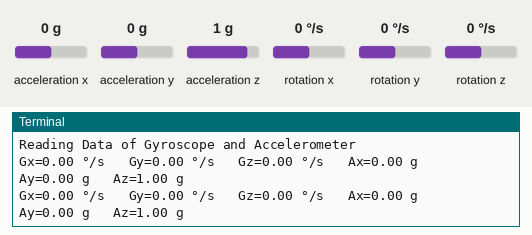
The program below on a simulated Raspberry Pi (BCM pin numbers). Parts: the last lines printed to the terminal. The inputs (shaded band) are chosen by the test bench; at power-on: acceleration x 0 g, acceleration y 0 g, acceleration z 1 g, rotation x 0 °/s, rotation y 0 °/s, rotation z 0 °/s.

Above: at 2.2 s.
2.3 s: acceleration x set to -1.4 g
At 3.3 s:
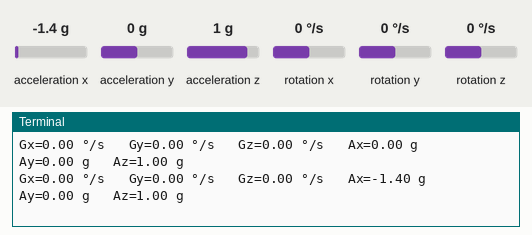
3.8 s: acceleration y set to -1.4 g
At 4.8 s:
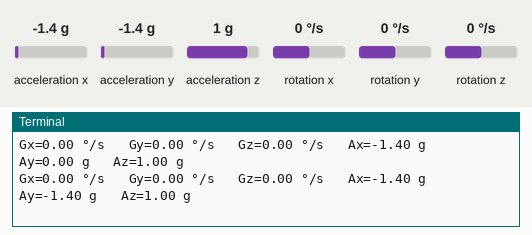
5.3 s: acceleration z set to -1.4 g
At 6.6 s:
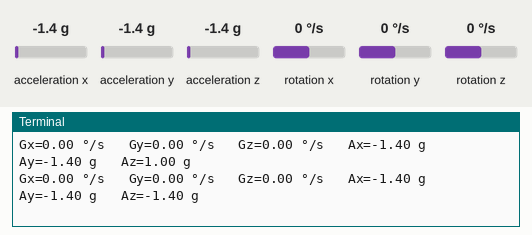
6.8 s: rotation x set to -192 °/s
At 7.9 s:
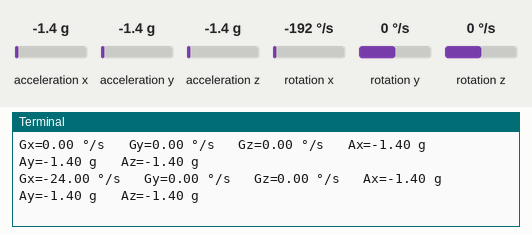
8.3 s: rotation y set to -192 °/s
At 9.9 s:
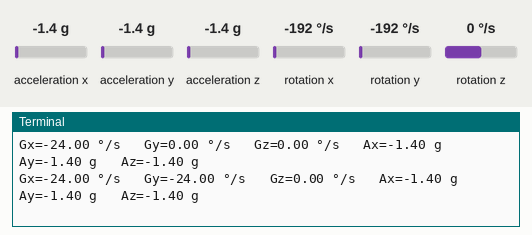

The program:

Sensor.py
```python
import smbus            #import SMBus module of I2C
from time import sleep          #import

#some MPU6050 Registers and their Address
PWR_MGMT_1   = 0x6B
SMPLRT_DIV   = 0x19
CONFIG       = 0x1A
GYRO_CONFIG  = 0x1B
INT_ENABLE   = 0x38
ACCEL_XOUT_H = 0x3B
ACCEL_YOUT_H = 0x3D
ACCEL_ZOUT_H = 0x3F
GYRO_XOUT_H  = 0x43
GYRO_YOUT_H  = 0x45
GYRO_ZOUT_H  = 0x47


#AK8963_ST1         = 0x02
#AK8963_MAGNET_OUT  = 0X03
#AK8963_CNTL1       = 0X0A
#AK8963_CNTL2       = 0X0B
#AK8963_ASAX        = 0X10
#AK8963_MODE_DOWN   = 0X00
#AK8963_MODE_ONE    = 0X01
#AK8963_MODE_C8HZ   = 0X02
#AK8963_MODE_C100HZ = 0X06
#AK8963_MODE_BIT_14 = 0X00
#AK8963_MODE_BIT_16 = 0X01


def MPU_Init():
    #write to sample rate register
    bus.write_byte_data(Device_Address, SMPLRT_DIV, 7)

    #Write to power management register
    bus.write_byte_data(Device_Address, PWR_MGMT_1, 1)

    #Write to Configuration register
    bus.write_byte_data(Device_Address, CONFIG, 0)

    #Write to Gyro configuration register
    bus.write_byte_data(Device_Address, GYRO_CONFIG, 24)

    #Write to interrupt enable register
    bus.write_byte_data(Device_Address, INT_ENABLE, 1)
    sleep(1)

def read_raw_data(addr):
    #Accelero and Gyro value are 16-bit
        high = bus.read_byte_data(Device_Address, addr)
        low = bus.read_byte_data(Device_Address, addr+1)

        #concatenate higher and lower value
        value = ((high << 8) | low)

        #to get signed value from mpu9250
        if(value > 32768):
                value = value - 65536
        return value

#def AK8963(self, mode, mfs):
#    if mfs == AK8963_BIT_14:
#        self.mres = 4912.0/8190.0
#    else: #  mfs == AK8963_BIT_16:
#        self.mres = 4912.0/32760.0
#
#    bus.write_byte_data(AK8963_Address, AK8963_CNTL1, 0x00)
#    time.sleep(0.01)
#
#    # set read FuseROM mode
#    bus.write_byte_data(AK8963_Address, AK8963_CNTL1, 0x0F)
#    time.sleep(0.01)
#
#    # read coef data
#    data = bus.read_i2c_block_data(AK8963_Address, AK8963_ASAX, 3)
#
#    self.magXcoef = (data[0] - 128) / 256.0 + 1.0
#    self.magYcoef = (data[1] - 128) / 256.0 + 1.0
#    self.magZcoef = (data[2] - 128) / 256.0 + 1.0
#
#    # set power down mode
#    bus.write_byte_data(AK8963_Address, AK8963_CNTL1, 0x00)
#    time.sleep(0.01)
#
#    # set scale&continous mode
#    bus.write_byte_data(AK8963_Address, AK8963_CNTL1, (mfs<<4|mode))
#    time.sleep(0.01)
#
#
##def readMag(self):
#    x=0
#    y=0
#    z=0
#
#    # check data ready
#    drdy = bus.read_byte_data(AK8963_Address, AK8963_ST1)
#    if drdy & 0x01 :
#        data = bus.read_i2c_block_data(AK8963_Address, AK8963_MAGNET_OUT, 7)
#
#    # check overflow
#        if (data[6] & 0x08)!=0x08:
#            x = self.dataConv(data[0], data[1])
#            y = self.dataConv(data[2], data[3])
#            z = self.dataConv(data[4], data[5])
#
#            x = round(x * self.mres * self.magXcoef, 3)
#            y = round(y * self.mres * self.magYcoef, 3)
#            z = round(z * self.mres * self.magZcoef, 3)
#
#            return {"x":x, "y":y, "z":z}


bus = smbus.SMBus(1)    # or bus = smbus.SMBus(0) for older version boards
Device_Address = 0x68   # MPU9250 device address

MPU_Init()

print ("Reading Data of Gyroscope and Accelerometer")

while True:

    #Read Accelerometer raw value
    acc_x = read_raw_data(ACCEL_XOUT_H)
    acc_y = read_raw_data(ACCEL_YOUT_H)
    acc_z = read_raw_data(ACCEL_ZOUT_H)

    #Read Gyroscope raw value
    gyro_x = read_raw_data(GYRO_XOUT_H)
    gyro_y = read_raw_data(GYRO_YOUT_H)
    gyro_z = read_raw_data(GYRO_ZOUT_H)

    #Full scale range +/- 250 degree/C as per sensitivity scale factor
    Ax = acc_x/16384.0
    Ay = acc_y/16384.0
    Az = acc_z/16384.0

    Gx = gyro_x/131.0
    Gy = gyro_y/131.0
    Gz = gyro_z/131.0


    print ("Gx=%.2f" %Gx, u'\u00b0'+ "/s", "\tGy=%.2f" %Gy, u'\u00b0'+ "/s", "\tGz=%.2f" %Gz, u'\u00b0'+ "/s", "\tAx=%.2f g" %Ax, "\tAy=%.2f g" %Ay, "\tAz=%.2f g" %Az)
    sleep(1)
```

Measured:
- after the input at 2.3 s, the terminal: prints a new line after 0.72 s (image 1)
- after the input at 3.8 s, the terminal: prints a new line after 0.23 s (image 2)
- after the input at 5.3 s, the terminal: prints a new line after 0.74 s (image 3)
- after the input at 6.8 s, the terminal: prints a new line after 0.24 s (image 4)
- after the input at 8.3 s, the terminal: prints a new line after 0.76 s (image 5)
